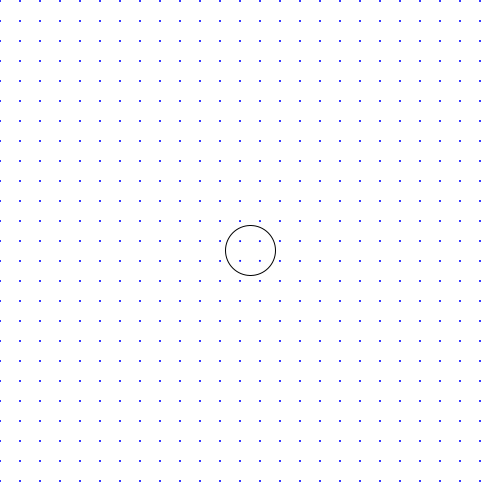
Frame 1 (no input)
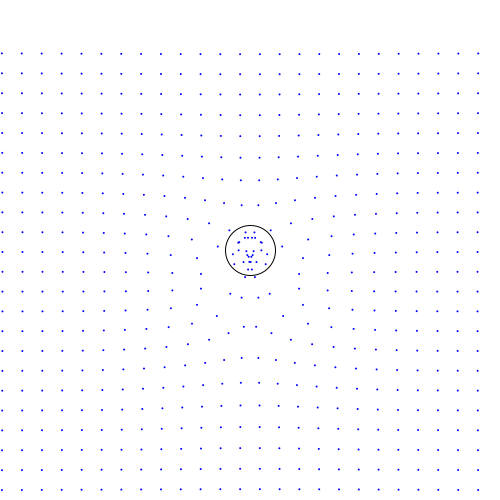
Frame 60 (the mouse pressed at the canvas centre just before this capture)
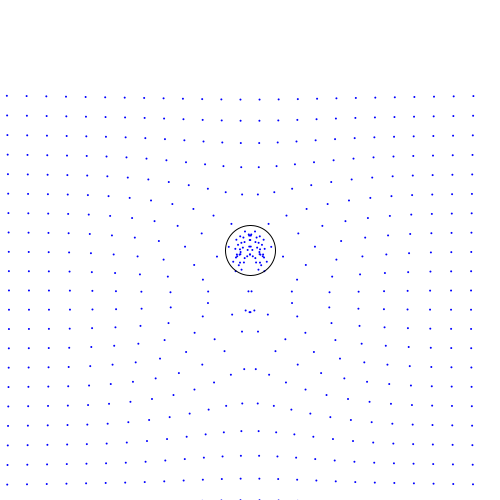
Frame 120 (the mouse held since frame 60 and released just before this capture)

The Processing sketch that drew these frames (run headless with seeded random() and noise(); from frame 60 on, the mouse is pressed at the canvas centre):

// Processing sketch: processing_85834
// ── processing_85834.pde

// Particle Motion
// by Trevor Shaffer

ParticleSystem ps;
int noDiv = 20;

void setup() {
  size(500,500);
  background(0);
  smooth();
  
  ps = new ParticleSystem(noDiv);
  
}

void draw() {
  noStroke();
  fill(255);
  rect(0,0,width,height);
   
  ps.run();
}

void mousePressed(){
  ps.hole.loc.x = mouseX;
  ps.hole.loc.y = mouseY;
}

void mouseDragged(){
  ps.hole.loc.x = mouseX;
  ps.hole.loc.y = mouseY;
}
class Hole{
  PVector loc, vel, acc, fric;
  float mass, maxVel, drag;
  int d = 50; // diameter size of hole
  
  Hole(PVector loc_, float mass_){
    loc = loc_.get();
    mass = mass_;
    
    vel = new PVector(0,0);
    acc = new PVector(0,0);
    
    drag = -0.05;
    maxVel = 3.0;
  }
  
  void run(){
    update();
    display();
  }
  
  void update(){
    fric = PVector.mult(vel,drag);
    applyForce(fric);
    
    vel.add(acc);
    vel.limit(maxVel);
    
    loc.add(vel);
    acc.mult(0);
  }
  
  void display(){
    stroke(0);
    noFill();
    ellipse(loc.x, loc.y, d, d);
  }
  
  void applyForce(PVector force){
    force.div(mass);
    acc.add(force);
  }
}
class Particle{
  PVector loc, vel, acc, dir, fric, grav;
  float mass, velMax, drag;
  int gConstant = -5;

  Particle(PVector loc_, float velMax_) {   
    loc = loc_.get();
    acc = new PVector(0,0);
    
    vel = new PVector(0,1);
    
    velMax = velMax_;
    drag = -0.005; // friction
    mass = 1.0;
  }
  
  void run(){
    
    update();
    display();
  }

  void update() {
    fric = PVector.mult(vel,drag);
    applyForce(fric);
    
    vel.add(acc);
    vel.limit(velMax);
    loc.add(vel);
    acc.mult(0);
  }

  void wrap() {
    
    if(loc.x > width + (mass/2)) {
      loc.x = 0-(mass/2);
    } else if (loc.x < 0 - (mass/2)) {
      loc.x = width + (mass/2);
    }
    
    if(loc.y > height + (mass/2)) {
      loc.y = 0 - (mass/2);
    } else if (loc.y < 0 - (mass/2)) {
      loc.y = height + (mass/2);
    }
  }

  void display() {
    noStroke();
    fill(0,0,255);
    ellipse(loc.x,loc.y,2*mass,2*mass);
  }
  
  PVector calcGrav(Hole h){
    dir = PVector.sub(loc,h.loc);
    float d = dir.mag();
    d = constrain(d,20,200);
    dir.normalize();
    float frc = (gConstant * mass * h.mass)/(d * d);
    dir.mult(frc);
    return dir;
  }
  
  void applyForce(PVector force){
    force.div(mass);
    acc.add(force);
  }
}
class ParticleSystem{
  ArrayList pa;
  Hole hole;
  float holeMass = 12.0;
  
  ParticleSystem(int noDiv_){
    pa = new ArrayList();
    
    for(int i = 0; i < width/noDiv_; i++){
      for(int j = 0; j < height/noDiv_; j++){
        pa.add(new Particle(new PVector(i*noDiv_, j*noDiv_), 2));
      }
    }
    
     hole = new Hole(new PVector(width/2,height/2), holeMass);
    
  }
  
  void run(){
    for(int i = pa.size() - 1; i >= 0; i--){
      Particle p = (Particle) pa.get(i);
      
      PVector f = p.calcGrav(hole);
      p.applyForce(f);

      p.run();
      
    }
    hole.run();
  }
  
  void addParticle(PVector loc_){
    pa.add(new Particle(loc_, 3));
  }
  
  void addParticle(Particle p){
    pa.add(p);
  }
  
  void addParticles(int no_, PVector loc_, float velMax){
    
    for(int i = 0; i < no_; i++){
      pa.add(new Particle(loc_, velMax));
    }
  }
}
